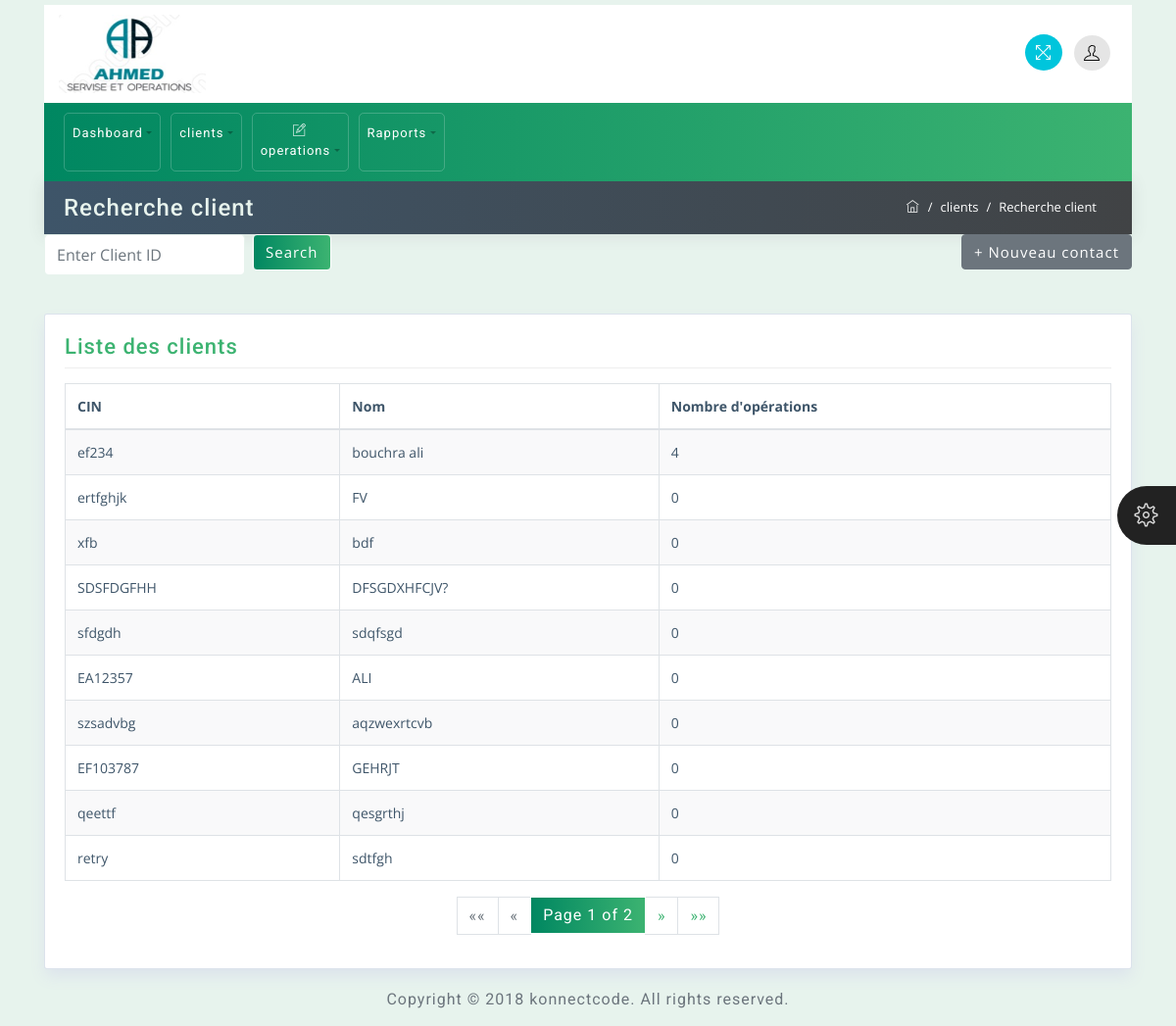
The page /client/show on the database as committed earlier.
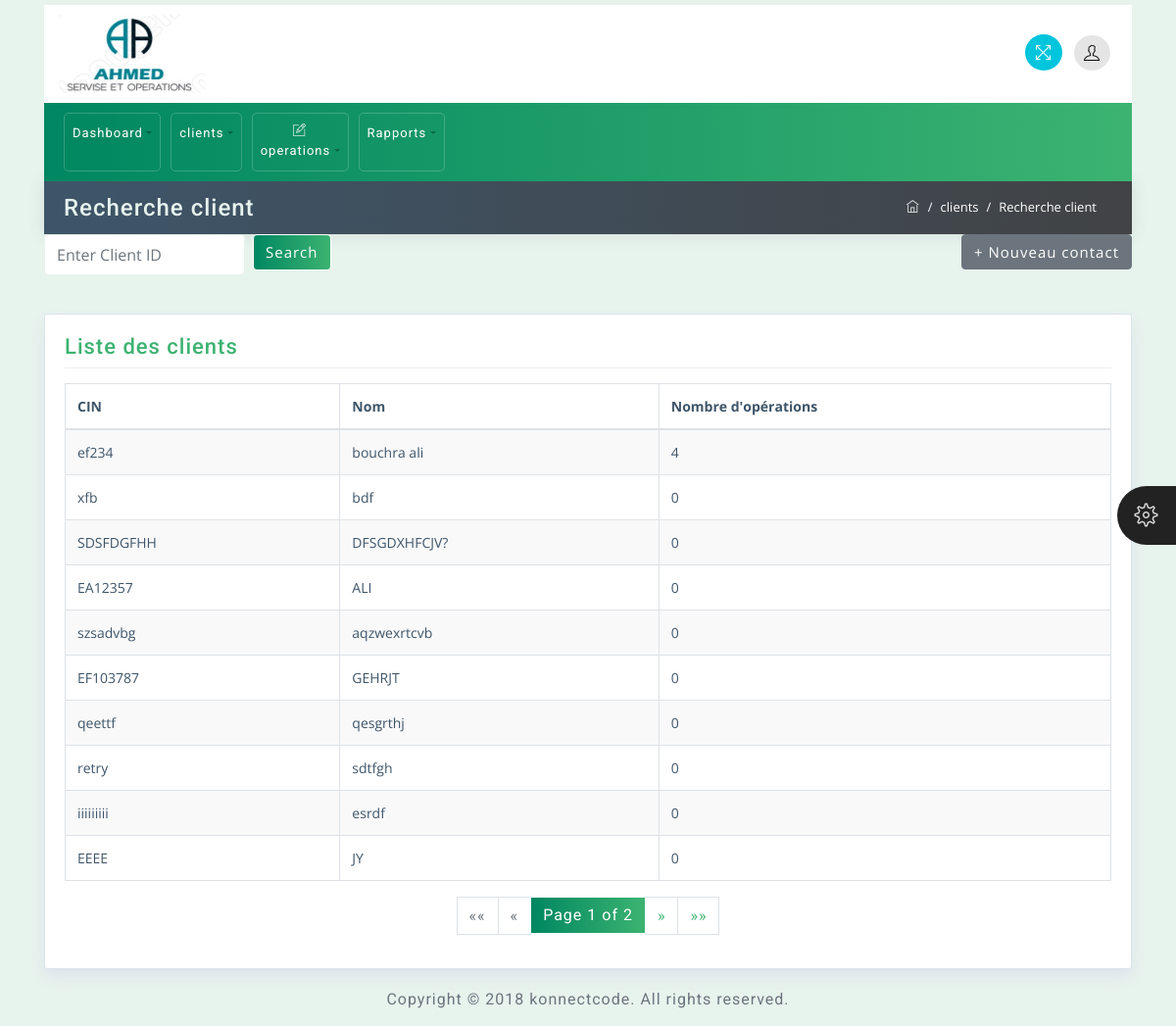
The same page on the database as committed later.
### employe/models.py (models this page shows, shortened)
class Client(models.Model):
    client_id=models.CharField(max_length=100,editable=False, unique=True)
    client_Name=models.CharField(max_length=100)
    Date_Of_Birth=models.CharField(max_length=100)
    created_date = models.DateField(default=timezone.now)
    Phone=models.IntegerField()
    Email=models.CharField(max_length=100)
    Gender=models.CharField(max_length=100)
    Address=models.TextField()

### employe/views.py (the view)
# urls.py: path('client/show', Clients_show.as_view(), name='client_show'),
class Clients_show(View):
    def get(self, request):
        clients_list = Client.objects.all()
        paginator = Paginator(clients_list, 10)  # Show 10 clients per page.
        page_number = request.GET.get('page')
        clients = paginator.get_page(page_number)
        for client in clients:
            operations_count = Operation.objects.filter(client_id=client.client_id).count()
            client.operations_count = operations_count
            client.operations = Operation.objects.filter(client_id=client.client_id)
        context = {
            'clients': clients
        }
        return render(request, 'client/show_client.html', context)

### employe/templates/client/show_client.html (shortened to what the changed rows need)
{% extends 'base.html' %}
{% block content %}
<div class="container mt-4">
    <div class="row">
        <div class="col-md-12">
            <div class="widget-area-2 proclinic-box-shadow">
                <div class="table-responsive mb-3">
                    <table id="clientTable" class="table table-bordered table-striped">
                        <thead>
                            <tr>
                                <th>CIN</th>
                                <th>Nom</th>
                                <th>Nombre d'opérations</th>
                            </tr>
                        </thead>
                        <tbody>
                            {% if clients %}
                                {% for client in clients %}
                                    <tr>
                                        <td><a href="{% url 'employe:detailsop' client_id=client.client_id %}">{{ client.client_id }}</a></td>
                                        <td>{{ client.client_Name }}</td>
                                        <td>{{ client.operations_count }}</td>
                                    </tr>
                                {% endfor %}
                            {% else %}
                                <tr>
                                    <td colspan="3">Aucun client trouvé avec ce CIN.</td>
                                </tr>
                            {% endif %}
                        </tbody>
                    </table>
                </div>
            </div>
        </div>
    </div>
</div>
{% endblock %}

Rows that differ between the two databases and show on the page:
removed Client: client_id "ertfghjk", client_Name "FV", operations_count "0"
removed Client: client_id "sfdgdh", client_Name "sdqfsgd", operations_count "0"
now on this page (row unchanged): Client: client_id "iiiiiiiii", client_Name "esrdf", operations_count "0"
now on this page (row unchanged): Client: client_id "EEEE", client_Name "JY", operations_count "0"
